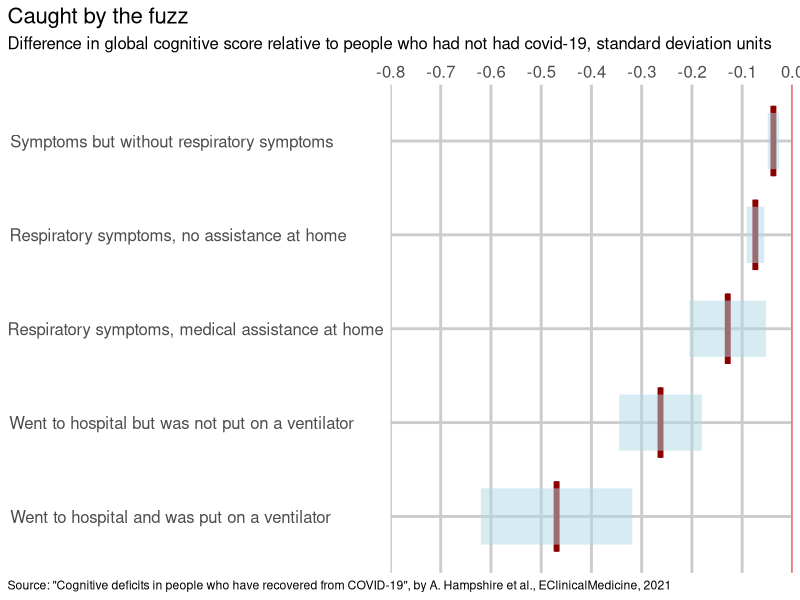
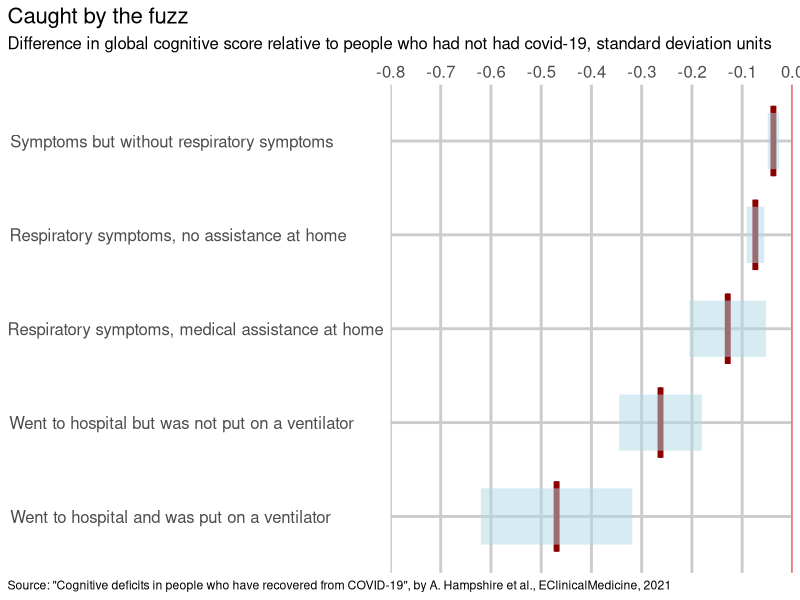

Source code (R) for these figures, in order:
# This is to replicate the Economist's daily chart of 2021/08/31
# On Covid-19 patients with severe symptoms suffer long-lasting cognitive impairments
# Author: Luke Korir
# Date: September 2021
# Data: "Cognitive deficits in people who have recovered from COVID-19", by A. Hampshire et al., EClinicalMedicine, 2021'
# _ _ _ _ _ _ _ _ _ _ _ _ _ _ _ _ _ _ _ _ _ _ _ _ _ _ _ _ _ _ _ _ _ _
library(ggplot2)

# Recreate the data as a dataframe
variable <- c("x5", "x4", "x3", "x2", "x1")

diff <- c(-0.03778, -0.07372, -0.12868, -0.26250, -0.46932)
serr <- c(0.01124, 0.01760, 0.07610, 0.08227, 0.15076)

dt <- data.frame(variable, diff, serr)
# _ _ _ _ _ _ _ _ _ _ _ _ _ _ _ _ _ _ _ _ _ _ _ _ _ _ _ _ _ _ _ _ _ _
# Start plotting
ggplot(dt, aes(diff, variable)) +
  theme_bw() +
  scale_x_continuous(limits = c(-0.8, 0), breaks = seq(-0.8, 0, by = 0.1), expand = c(0, 0), position = "top") +
  geom_boxplot(fill = "white", colour = "darkred", size = 1, weight = 2) +
  geom_errorbar(aes(xmax = diff + serr, xmin = diff - serr),
                position = "dodge", width = 0, size = 19, color = "lightblue", alpha = 0.5) +
  geom_vline(xintercept = 0, color = "red") +
  labs(title = "Caught by the fuzz",
       subtitle = "Difference in global cognitive score relative to people who had not had covid-19, standard deviation units",
       caption = 'Source: "Cognitive deficits in people who have recovered from COVID-19", by A. Hampshire et al., EClinicalMedicine, 2021') +
  theme(panel.border = element_blank(),
        panel.grid.major    = element_line(colour = "grey80", size = 1),
        panel.grid.minor    = element_blank(),
        axis.title.y = element_blank(),
        axis.title.x = element_blank(),
        axis.text = element_text(size = 12),
        plot.title = element_text(size = 16),
        plot.subtitle = element_text(size = 12),
        axis.ticks = element_blank(),
        plot.caption = element_text(hjust = 0), 
        plot.title.position = "plot",
        plot.caption.position =  "plot",
        axis.text.y = element_text(size=12,hjust=0.05)) + 
  scale_y_discrete('variable', labels = c(
    'x5' = 'Symptoms but without respiratory symptoms',
    'x4' = 'Respiratory symptoms, no assistance at home',
    'x3' = 'Respiratory symptoms, medical assistance at home',
    'x2' = 'Went to hospital but was not put on a ventilator',
    'x1' = 'Went to hospital and was put on a ventilator')) 
ggsave('covid_19_and_cognition.png',  dpi = 100)
# _ _ _ _ _ _ _ _ _ _  END  _ _ _ _ _ _ _ _ _ _ _ _ _ _ _ _ _